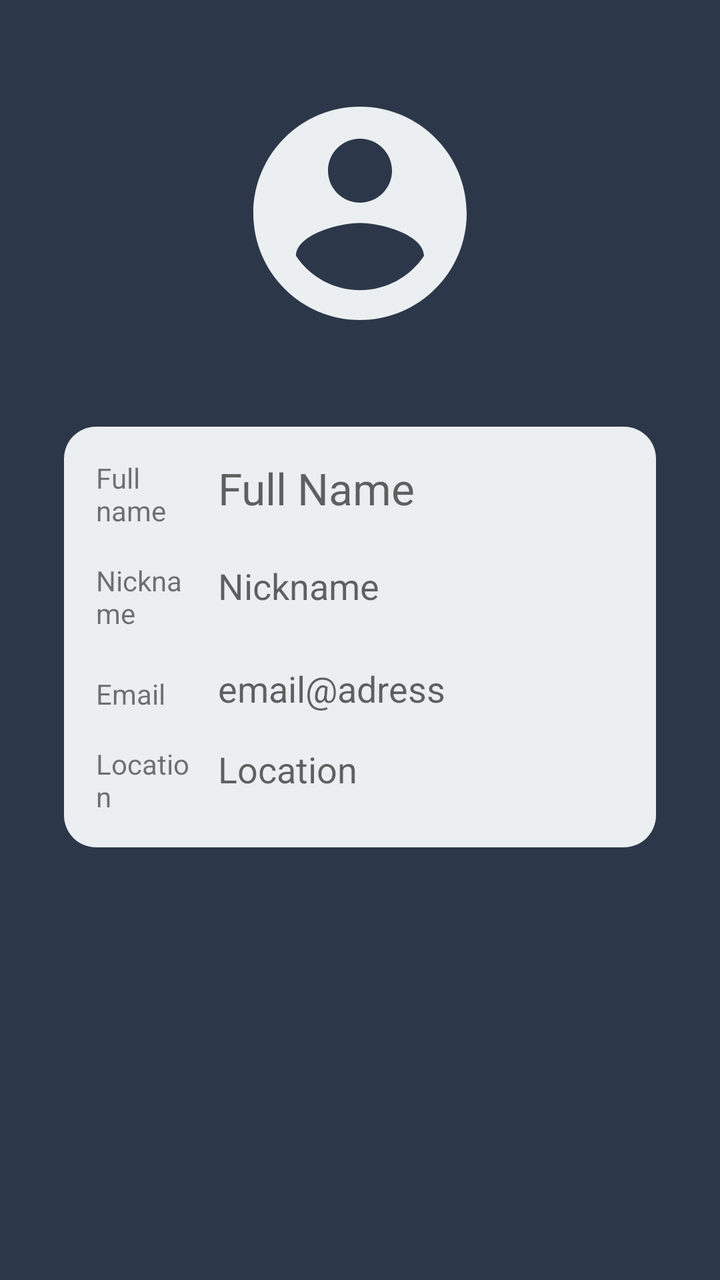
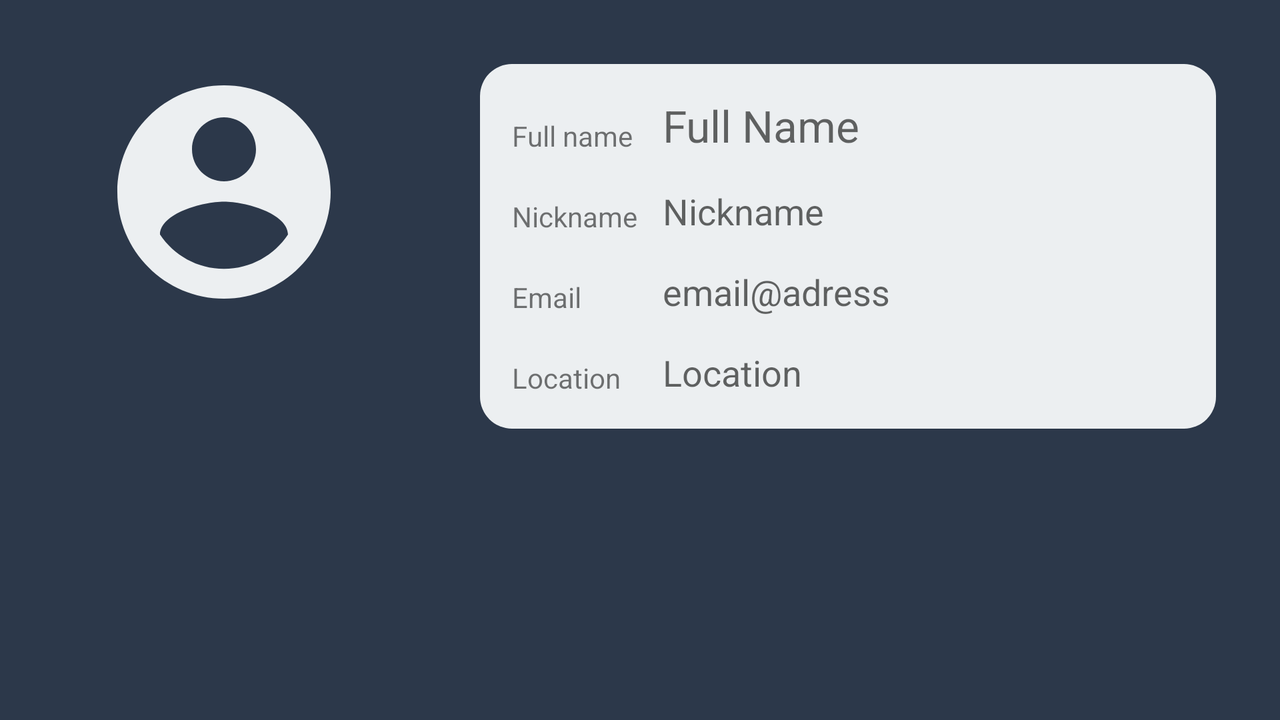

The same Android screen from two of the app's own layout files: first res/layout/ as a phone draws it, then the repository's variant for another configuration, drawn on a device whose configuration selects that folder. Both files follow.
<!-- AndroidManifest.xml: application theme Theme.CarPooling -->
<!-- res/layout/fragment_show_profile.xml -->
<?xml version="1.0" encoding="utf-8"?>

<LinearLayout
    xmlns:android="http://schemas.android.com/apk/res/android"
    xmlns:app="http://schemas.android.com/apk/res-auto"
    xmlns:tools="http://schemas.android.com/tools"
    android:orientation="vertical"
    android:layout_width="match_parent"
    android:layout_height="match_parent"
    android:background="@color/blue_dark"
    android:paddingRight="16dp"
    android:paddingLeft="16dp"
    tools:context=".ShowProfileFragment">

    <LinearLayout
        android:layout_width="match_parent"
        android:layout_height="match_parent"
        android:gravity="center"
        android:layout_weight="2">

        <ImageView
            android:id="@+id/imageView_show_profile"
            android:layout_width="128dp"
            android:layout_height="128dp"
            android:layout_gravity="center"
            android:contentDescription="@string/profile_image"
            app:srcCompat="@drawable/ic_account_circle_24_gray" />

    </LinearLayout>

    <LinearLayout
        android:layout_width="match_parent"
        android:layout_height="match_parent"
        android:layout_weight="1"
        android:orientation="vertical">

        <LinearLayout
            android:layout_width="match_parent"
            android:layout_height="wrap_content"
            android:orientation="vertical"
            android:layout_marginHorizontal="@dimen/tv_sp_horizontal_padding"
            android:padding="16dp"
            android:background="@drawable/round_card">

            <LinearLayout
                    android:layout_width="match_parent"
                    android:layout_height="wrap_content"
                    android:orientation="horizontal">

                        <TextView
                            android:layout_width="match_parent"
                            android:layout_height="wrap_content"
                            android:layout_weight="4"
                            android:layout_gravity="bottom"
                            android:text="Full name"/>

                        <TextView
                            android:id="@+id/textView1_show_profile"
                            android:layout_width="match_parent"
                            android:layout_height="wrap_content"
                            android:layout_weight="1"
                            android:paddingLeft="8dp"
                            android:hint="@string/default_name"
                            android:textAppearance="@style/TextAppearance.AppCompat.Large" />

                </LinearLayout>

                <LinearLayout
                    android:layout_width="match_parent"
                    android:layout_height="wrap_content"
                    android:layout_marginTop="16dp"
                    android:orientation="horizontal">

                    <TextView
                        android:layout_width="match_parent"
                        android:layout_height="wrap_content"
                        android:layout_weight="4"
                        android:layout_gravity="bottom"
                        android:text="Nickname"/>

                    <TextView
                        android:id="@+id/textView2_show_profile"
                        android:layout_width="match_parent"
                        android:layout_height="wrap_content"
                        android:layout_weight="1"
                        android:paddingLeft="8dp"
                        android:hint="@string/default_nickname"
                        android:textAppearance="@style/TextAppearance.AppCompat.Medium" />

                </LinearLayout>

                <LinearLayout
                    android:layout_width="match_parent"
                    android:layout_height="wrap_content"
                    android:layout_marginTop="16dp"
                    android:orientation="horizontal">

                    <TextView
                        android:layout_width="match_parent"
                        android:layout_height="wrap_content"
                        android:layout_weight="4"
                        android:layout_gravity="bottom"
                        android:text="Email"/>

                    <TextView
                        android:id="@+id/textView3_show_profile"
                        android:layout_width="match_parent"
                        android:layout_height="wrap_content"
                        android:layout_weight="1"
                        android:paddingLeft="8dp"
                        android:hint="@string/default_email"
                        android:textAppearance="@style/TextAppearance.AppCompat.Medium" />

                </LinearLayout>

                <LinearLayout
                    android:layout_width="match_parent"
                    android:layout_height="wrap_content"
                    android:layout_marginTop="16dp"
                    android:orientation="horizontal">

                    <TextView
                        android:layout_width="match_parent"
                        android:layout_height="wrap_content"
                        android:layout_weight="4"
                        android:layout_gravity="bottom"
                        android:text="Location"/>

                    <TextView
                        android:id="@+id/textView4_show_profile"
                        android:layout_width="match_parent"
                        android:layout_height="wrap_content"
                        android:layout_weight="1"
                        android:paddingLeft="8dp"
                        android:hint="@string/default_location"
                        android:textAppearance="@style/TextAppearance.AppCompat.Medium" />

                </LinearLayout>

        </LinearLayout>

    </LinearLayout>

</LinearLayout>
<!-- resources referenced by this layout -->
<resources>
  <color name="blue_dark">#2C384A</color>
  <dimen name="tv_sp_horizontal_padding">16dp</dimen>
  <!-- drawable ic_account_circle_24_gray (drawable) -->
  <vector android:height="128dp" android:tint="#ECEFF1"
      android:viewportHeight="24" android:viewportWidth="24"
      android:width="128dp" xmlns:android="http://schemas.android.com/apk/res/android">
      <path android:fillColor="@android:color/white" android:pathData="M12,2C6.48,2 2,6.48 2,12s4.48,10 10,10 10,-4.48 10,-10S17.52,2 12,2zM12,5c1.66,0 3,1.34 3,3s-1.34,3 -3,3 -3,-1.34 -3,-3 1.34,-3 3,-3zM12,19.2c-2.5,0 -4.71,-1.28 -6,-3.22 0.03,-1.99 4,-3.08 6,-3.08 1.99,0 5.97,1.09 6,3.08 -1.29,1.94 -3.5,3.22 -6,3.22z"/>
  </vector>
  <!-- drawable round_card (drawable) -->
  <?xml version="1.0" encoding="utf-8"?>
  
  <shape android:shape="rectangle" xmlns:android="http://schemas.android.com/apk/res/android">
      <solid android:color="@color/gray"/>
      <corners
          android:radius="16dp"/>
  </shape>
  <string name="default_email">email@adress</string>
  <string name="default_location">Location</string>
  <string name="default_name">Full Name</string>
  <string name="default_nickname">Nickname</string>
  <string name="profile_image">Profile Image</string>
  <style name="Theme.CarPooling" parent="Theme.MaterialComponents.DayNight.DarkActionBar">
          
          <item name="colorPrimary">@color/blue_dark</item>
          <item name="colorOnPrimary">@color/gray</item>
          
          <item name="colorSecondary">@color/blue_light</item>
          <item name="colorOnSecondary">@color/gray</item>
          
          <item name="android:statusBarColor" tools:targetApi="l">?attr/colorPrimary</item>
          
      </style>
  <color name="gray">#ECEFF1</color>
  <color name="blue_light">#039BE5</color>
</resources>
<!-- res/layout-land/fragment_show_profile.xml (the repository's variant of the layout above) -->
<!-- drawn on the phone turned sideways -->
<?xml version="1.0" encoding="utf-8"?>

<LinearLayout
xmlns:android="http://schemas.android.com/apk/res/android"
xmlns:app="http://schemas.android.com/apk/res-auto"
xmlns:tools="http://schemas.android.com/tools"
android:orientation="horizontal"
android:layout_width="match_parent"
android:layout_height="match_parent"
android:background="@color/blue_dark"
android:paddingHorizontal="16dp"
android:paddingVertical="32dp"
tools:context=".ShowProfileFragment" >

    <LinearLayout
        android:layout_width="match_parent"
        android:layout_height="wrap_content"
        android:gravity="center"
        android:layout_weight="2">

        <ImageView
            android:id="@+id/imageView_show_profile"
            android:layout_width="128dp"
            android:layout_height="128dp"
            android:layout_gravity="top"
            android:contentDescription="@string/profile_image"
            app:srcCompat="@drawable/ic_account_circle_24_gray" />

    </LinearLayout>

    <Space
        android:layout_width="16dp"
        android:layout_height="match_parent"/>

    <LinearLayout
        android:layout_width="match_parent"
        android:layout_height="match_parent"
        android:layout_weight="1"
        android:orientation="vertical">

        <LinearLayout
            android:layout_width="match_parent"
            android:layout_height="wrap_content"
            android:orientation="vertical"
            android:layout_marginHorizontal="@dimen/tv_sp_horizontal_padding"
            android:padding="16dp"
            android:background="@drawable/round_card">

            <LinearLayout
                android:layout_width="match_parent"
                android:layout_height="wrap_content"
                android:orientation="horizontal">

                <TextView
                    android:layout_width="match_parent"
                    android:layout_height="wrap_content"
                    android:layout_weight="4"
                    android:layout_gravity="bottom"
                    android:text="Full name"/>

                <TextView
                    android:id="@+id/textView1_show_profile"
                    android:layout_width="match_parent"
                    android:layout_height="wrap_content"
                    android:layout_weight="1"
                    android:paddingLeft="8dp"
                    android:hint="@string/default_name"
                    android:textAppearance="@style/TextAppearance.AppCompat.Large" />

            </LinearLayout>

            <LinearLayout
                android:layout_width="match_parent"
                android:layout_height="wrap_content"
                android:layout_marginTop="16dp"
                android:orientation="horizontal">

                <TextView
                    android:layout_width="match_parent"
                    android:layout_height="wrap_content"
                    android:layout_weight="4"
                    android:layout_gravity="bottom"
                    android:text="Nickname"/>

                <TextView
                    android:id="@+id/textView2_show_profile"
                    android:layout_width="match_parent"
                    android:layout_height="wrap_content"
                    android:layout_weight="1"
                    android:paddingLeft="8dp"
                    android:hint="@string/default_nickname"
                    android:textAppearance="@style/TextAppearance.AppCompat.Medium" />

            </LinearLayout>

            <LinearLayout
                android:layout_width="match_parent"
                android:layout_height="wrap_content"
                android:layout_marginTop="16dp"
                android:orientation="horizontal">

                <TextView
                    android:layout_width="match_parent"
                    android:layout_height="wrap_content"
                    android:layout_weight="4"
                    android:layout_gravity="bottom"
                    android:text="Email"/>

                <TextView
                    android:id="@+id/textView3_show_profile"
                    android:layout_width="match_parent"
                    android:layout_height="wrap_content"
                    android:layout_weight="1"
                    android:paddingLeft="8dp"
                    android:hint="@string/default_email"
                    android:textAppearance="@style/TextAppearance.AppCompat.Medium" />

            </LinearLayout>

            <LinearLayout
                android:layout_width="match_parent"
                android:layout_height="wrap_content"
                android:layout_marginTop="16dp"
                android:orientation="horizontal">

                <TextView
                    android:layout_width="match_parent"
                    android:layout_height="wrap_content"
                    android:layout_weight="4"
                    android:layout_gravity="bottom"
                    android:text="Location"/>

                <TextView
                    android:id="@+id/textView4_show_profile"
                    android:layout_width="match_parent"
                    android:layout_height="wrap_content"
                    android:layout_weight="1"
                    android:paddingLeft="8dp"
                    android:hint="@string/default_location"
                    android:textAppearance="@style/TextAppearance.AppCompat.Medium" />

            </LinearLayout>

        </LinearLayout>

    </LinearLayout>

</LinearLayout>
